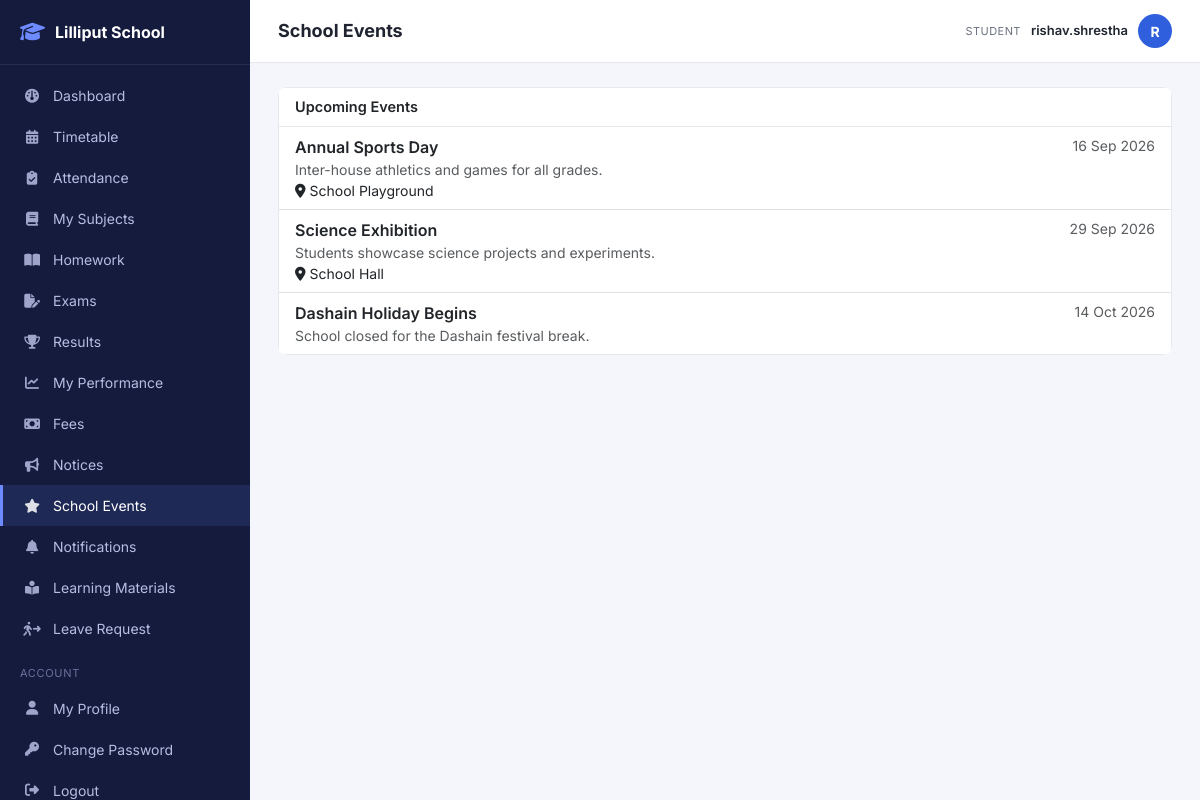
Screenshot of /student/events.php (signed in) with the database file from the repository.
### tables this page shows
CREATE TABLE school_events (
    id INT AUTO_INCREMENT PRIMARY KEY,
    title VARCHAR(150) NOT NULL,
    description VARCHAR(255) NULL,
    event_date DATE NOT NULL,
    end_date DATE NULL,
    location VARCHAR(150) NULL,
    audience ENUM('everyone','students','teachers','parents') NOT NULL DEFAULT 'everyone',
    created_by INT NOT NULL,
    created_at DATETIME NOT NULL DEFAULT CURRENT_TIMESTAMP,
    FOREIGN KEY (created_by) REFERENCES users(id)
);

### core/helpers.php (called while the page is built, shortened)
<?php
function e(?string $value): string
{
    return htmlspecialchars((string)($value ?? ''), ENT_QUOTES, 'UTF-8');
}
function format_date(?string $date, string $fmt = 'd M Y'): string
{
    $d = DateTime::createFromFormat('Y-m-d', substr($date, 0, 10));
    return $d ? $d->format($fmt) : $date;
}

### student/events.php (the view, shortened to what this page needs)
<?php
$db = Database::connection();
$events = $db->query("
    SELECT * FROM school_events
    WHERE audience IN ('everyone','students')
    ORDER BY event_date ASC
")->fetchAll();
$upcoming = array_filter($events, fn($e) => $e['event_date'] >= date('Y-m-d'));
include __DIR__ . '/../includes/layout_start.php';
?>
<div class="card mb-3">
    <div class="card-header">Upcoming Events</div>
    <ul class="list-group list-group-flush">
        <?php foreach ($upcoming as $ev): ?>
            <li class="list-group-item">
                <div class="d-flex justify-content-between align-items-start">
                    <div class="fw-semibold"><?= e($ev['title']) ?></div>
                    <span class="text-muted small"><?= format_date($ev['event_date']) ?><?= $ev['end_date'] ? ' - ' . format_date($ev['end_date']) : '' ?></span>
                </div>
                <p class="mb-0 small text-muted"><?= nl2br(e($ev['description'] ?? '')) ?></p>
                <?php if ($ev['location']): ?><div class="small"><i class="fa-solid fa-location-dot me-1"></i><?= e($ev['location']) ?></div><?php endif; ?>
            </li>
        <?php endforeach; ?>
    </ul>
</div>
<?php include __DIR__ . '/../includes/layout_end.php'; ?>

### assets/css/style.css (style rules this page uses)
:root { --sidebar-width: 250px; --brand-color: #2f5fdc; --brand-color-dark: #1e3fa0; --bg-soft: #f4f6fb; --text-muted: #6b7280; --border-color: #e5e7eb; --radius: 10px; }
* { box-sizing: border-box; }
body { font-family: 'Inter', -apple-system, BlinkMacSystemFont, sans-serif; background: var(--bg-soft); color: #1f2430; margin: 0; }
.card { border: 1px solid var(--border-color); border-radius: var(--radius); }
.card-header { background: #fff; border-bottom: 1px solid var(--border-color); font-weight: 600; font-size: 14.5px; }

### rows the page displays
school_events: title "Annual Sports Day", event_date "16 Sep 2026", description "Inter-house athletics and games for all grades.", location "School Playground"
school_events: title "Science Exhibition", event_date "29 Sep 2026", description "Students showcase science projects and experiments.", location "School Hall"
school_events: title "Dashain Holiday Begins", event_date "14 Oct 2026", description "School closed for the Dashain festival break."

### other values shown
$label "Dashboard Timetable Attendance My Subjects Homework Exams Results My Performance Fees Notices School Events Notifications Learning Materials Leave Request My Profile Change Password"
$pageTitle "School Events"
role_label(Auth::role()) "STUDENT"
Auth::username() "rishav.shrestha"
substr(Auth::username(), 0, 1) "R"
